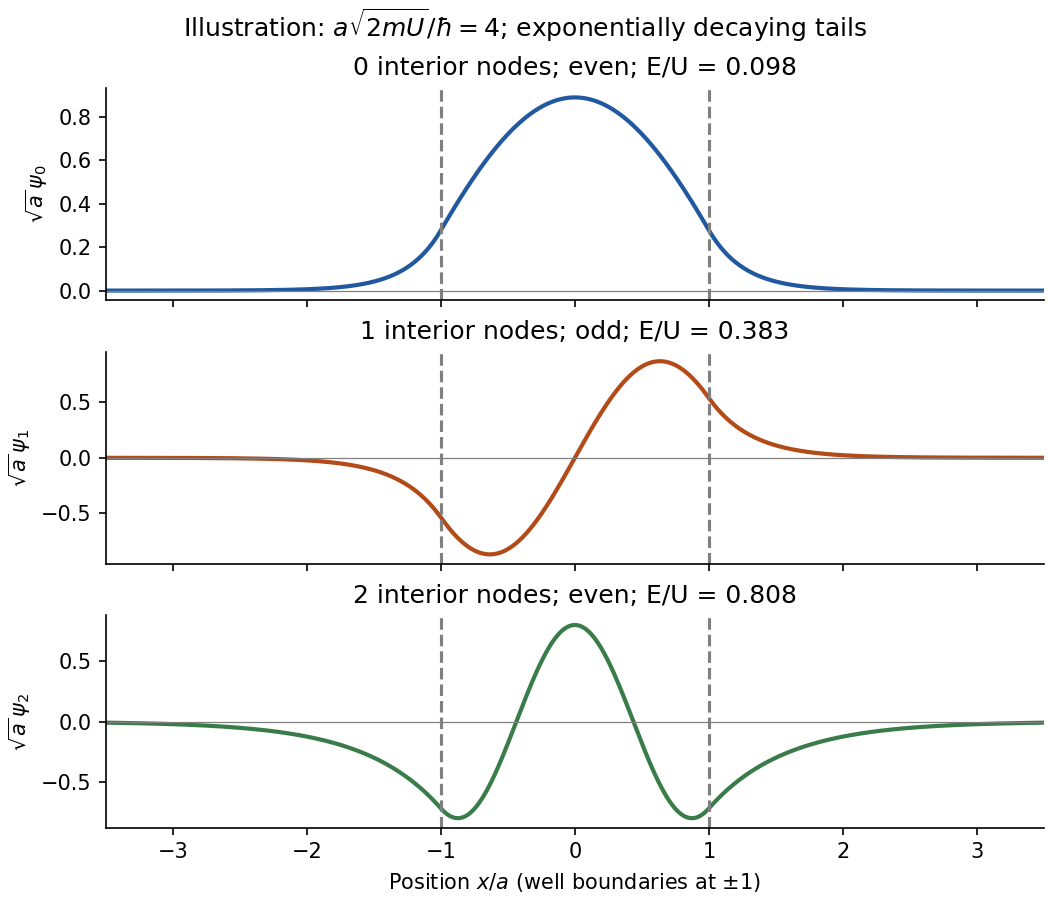

This figure's Python source:
"""Original finite-well bound states, illustrative depth; Python 3.14."""
import numpy as np
import matplotlib.pyplot as plt
z0=4.0

def root(fun,lo,hi):
    for _ in range(80):
        mid=(lo+hi)/2
        if fun(lo)*fun(mid)<=0:hi=mid
        else:lo=mid
    return (lo+hi)/2

zs=[]
for parity,lo,hi in [('even',1e-8,np.pi/2-1e-8),('odd',np.pi/2+1e-8,np.pi-1e-8),('even',np.pi+1e-8,z0-1e-8)]:
    f=(lambda z:z*np.tan(z)-np.sqrt(z0*z0-z*z)) if parity=='even' else (lambda z:-z/np.tan(z)-np.sqrt(z0*z0-z*z))
    zs.append(root(f,lo,hi))
x=np.linspace(-3.5,3.5,4501)
fig,axes=plt.subplots(3,1,figsize=(7,6),layout='constrained',sharex=True)
for n,(z,ax) in enumerate(zip(zs,axes)):
    kap=np.sqrt(z0*z0-z*z)
    if n%2==0:psi=np.where(abs(x)<=1,np.cos(z*x),np.cos(z)*np.exp(-kap*(abs(x)-1)))
    else:psi=np.where(abs(x)<=1,np.sin(z*x),np.sign(x)*np.sin(z)*np.exp(-kap*(abs(x)-1)))
    psi/=np.sqrt(np.trapezoid(psi*psi,x))
    ax.plot(x,psi,color=['#2158a0','#b24b18','#397c49'][n],lw=2)
    ax.axhline(0,lw=.6,color='.5');ax.axvline(-1,ls='--',color='.5');ax.axvline(1,ls='--',color='.5')
    ax.set(ylabel=fr'$\sqrt{{a}}\,\psi_{n}$',title=f'{n} interior nodes; '+('even' if n%2==0 else 'odd')+f'; E/U = {z*z/z0**2:.3f}')
    ax.spines[['top','right']].set_visible(False)
axes[-1].set(xlabel=r'Position $x/a$ (well boundaries at $\pm1$)',xlim=(-3.5,3.5))
fig.suptitle(r'Illustration: $a\sqrt{2mU}/\hbar=4$; exponentially decaying tails',fontsize=12)
fig.savefig('paper-1-finite-well.png',dpi=150,facecolor='white')
